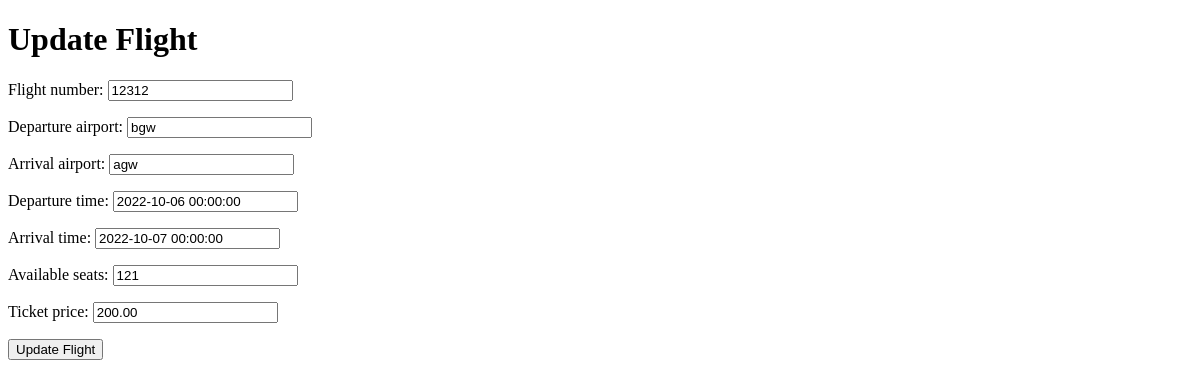
The app's page /update_flight/6/ (signed in), older data.
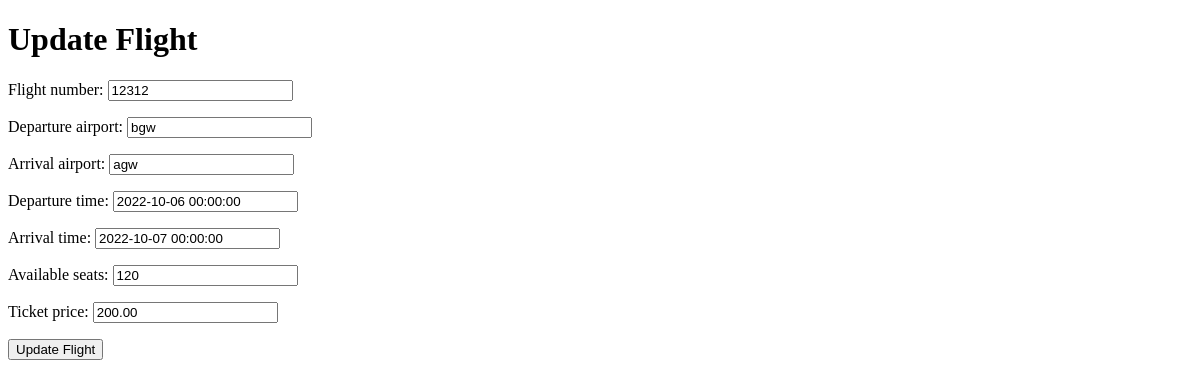
The same page, newer data.
### flights/models.py (models this page shows, shortened)
class Flight(models.Model):
    flight_number = models.CharField(max_length=10)
    departure_airport = models.CharField(max_length=3)
    arrival_airport = models.CharField(max_length=3)
    available_seats = models.PositiveIntegerField(default=125)
    max_seats = models.PositiveIntegerField(default=125)
    ticket_price = models.DecimalField(max_digits=10, decimal_places=2)
    departure_time = models.DateTimeField()
    arrival_time = models.DateTimeField()

### flights/views.py (the view)
# urls.py: path('update_flight/<int:flight_id>/', views.update_flight, name='update_flight'),
@login_required
def update_flight(request, flight_id):
    flight = Flight.objects.get(pk=flight_id)
    if request.method == 'POST':
        form = FlightForm(request.POST, instance=flight)
        if form.is_valid():
            form.save()
            return redirect('flight_list')
    else:
        form = FlightForm(instance=flight)
    return render(request, 'update_flight.html', {'form': form})

### flights/forms.py
class FlightForm(forms.ModelForm):
    class Meta:
        model = Flight
        fields = [
            'flight_number',
            'departure_airport',
            'arrival_airport',
            'departure_time',
            'arrival_time',
            'available_seats',
            'ticket_price',
        ]
    departure_time = forms.DateTimeField(
        input_formats=['%Y-%m-%d %H:%M'],
        widget=forms.DateTimeInput(attrs={'placeholder': 'YYYY-MM-DD HH:MM'})
    )
    arrival_time = forms.DateTimeField(
        input_formats=['%Y-%m-%d %H:%M'],
        widget=forms.DateTimeInput(attrs={'placeholder': 'YYYY-MM-DD HH:MM'})
    )

### flights/templates/update_flight.html (shortened to what this page needs)
<!DOCTYPE html>
<html lang="en">
<head>
</head>
<body>
    <h1>Update Flight</h1>
    <form method="post">
        {{ form.as_p }}
        <button type="submit">Update Flight</button>
    </form>
</body>
</html>

Row changes from the older to the newer data that the page shows:
changed Flight "bgw": available_seats "121" → "120"
